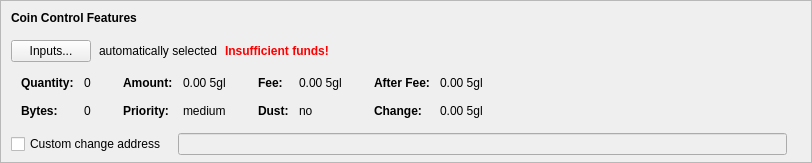
    <widget class="QFrame" name="frameCoinControl">
     <property name="sizePolicy">
      <sizepolicy hsizetype="Expanding" vsizetype="Expanding">
       <horstretch>0</horstretch>
       <verstretch>0</verstretch>
      </sizepolicy>
     </property>
     <property name="maximumSize">
      <size>
       <width>16777215</width>
       <height>16777215</height>
      </size>
     </property>
     <property name="frameShape">
      <enum>QFrame::StyledPanel</enum>
     </property>
     <property name="frameShadow">
      <enum>QFrame::Sunken</enum>
     </property>
     <layout class="QVBoxLayout" name="verticalLayoutCoinControl2">
      <property name="spacing">
       <number>0</number>
      </property>
      <property name="leftMargin">
       <number>0</number>
      </property>
      <property name="topMargin">
       <number>0</number>
      </property>
      <property name="rightMargin">
       <number>0</number>
      </property>
      <property name="bottomMargin">
       <number>6</number>
      </property>
      <item>
       <layout class="QVBoxLayout" name="verticalLayoutCoinControl" stretch="0,0,0,0,1">
        <property name="spacing">
         <number>0</number>
        </property>
        <property name="leftMargin">
         <number>10</number>
        </property>
        <property name="topMargin">
         <number>10</number>
        </property>
        <item>
         <layout class="QHBoxLayout" name="horizontalLayoutCoinControl1">
          <property name="bottomMargin">
           <number>15</number>
          </property>
          <item>
           <widget class="QLabel" name="labelCoinControlFeatures">
            <property name="sizePolicy">
             <sizepolicy hsizetype="Preferred" vsizetype="Maximum">
              <horstretch>0</horstretch>
              <verstretch>0</verstretch>
             </sizepolicy>
            </property>
            <property name="font">
             <font>
              <weight>75</weight>
              <bold>true</bold>
             </font>
            </property>
            <property name="styleSheet">
             <string notr="true">font-weight:bold;</string>
            </property>
            <property name="text">
             <string>Coin Control Features</string>
            </property>
           </widget>
          </item>
         </layout>
        </item>
        <item>
         <layout class="QHBoxLayout" name="horizontalLayoutCoinControl2" stretch="0,0,0,0">
          <property name="spacing">
           <number>8</number>
          </property>
          <property name="bottomMargin">
           <number>10</number>
          </property>
          <item>
           <widget class="QPushButton" name="pushButtonCoinControl">
            <property name="styleSheet">
             <string notr="true"/>
            </property>
            <property name="text">
             <string>Inputs...</string>
            </property>
            <property name="autoDefault">
             <bool>false</bool>
            </property>
           </widget>
          </item>
          <item>
           <widget class="QLabel" name="labelCoinControlAutomaticallySelected">
            <property name="text">
             <string>automatically selected</string>
            </property>
            <property name="margin">
             <number>5</number>
            </property>
           </widget>
          </item>
          <item>
           <widget class="QLabel" name="labelCoinControlInsuffFunds">
            <property name="font">
             <font>
              <weight>75</weight>
              <bold>true</bold>
             </font>
            </property>
            <property name="styleSheet">
             <string notr="true">color:red;font-weight:bold;</string>
            </property>
            <property name="text">
             <string>Insufficient funds!</string>
            </property>
            <property name="margin">
             <number>5</number>
            </property>
           </widget>
          </item>
          <item>
           <spacer name="horizontalSpacerCoinControl">
            <property name="orientation">
             <enum>Qt::Horizontal</enum>
            </property>
            <property name="sizeHint" stdset="0">
             <size>
              <width>40</width>
              <height>1</height>
             </size>
            </property>
           </spacer>
          </item>
         </layout>
        </item>
        <item>
         <widget class="QWidget" name="widgetCoinControl" native="true">
          <property name="sizePolicy">
           <sizepolicy hsizetype="Preferred" vsizetype="Preferred">
            <horstretch>0</horstretch>
            <verstretch>0</verstretch>
           </sizepolicy>
          </property>
          <property name="minimumSize">
           <size>
            <width>0</width>
            <height>0</height>
           </size>
          </property>
          <property name="styleSheet">
           <string notr="true"/>
          </property>
          <layout class="QHBoxLayout" name="horizontalLayoutCoinControl5">
           <property name="leftMargin">
            <number>0</number>
           </property>
           <property name="topMargin">
            <number>0</number>
           </property>
           <property name="rightMargin">
            <number>0</number>
           </property>
           <property name="bottomMargin">
            <number>0</number>
           </property>
           <item>
            <layout class="QHBoxLayout" name="horizontalLayoutCoinControl3" stretch="0,0,0,1">
             <property name="spacing">
              <number>20</number>
             </property>
             <property name="topMargin">
              <number>0</number>
             </property>
             <property name="bottomMargin">
              <number>10</number>
             </property>
             <item>
              <layout class="QFormLayout" name="formLayoutCoinControl1">
               <property name="horizontalSpacing">
                <number>10</number>
               </property>
               <property name="verticalSpacing">
                <number>14</number>
               </property>
               <property name="leftMargin">
                <number>10</number>
               </property>
               <property name="topMargin">
                <number>4</number>
               </property>
               <property name="rightMargin">
                <number>6</number>
               </property>
               <item row="0" column="0">
                <widget class="QLabel" name="labelCoinControlQuantityText">
                 <property name="font">
                  <font>
                   <weight>75</weight>
                   <bold>true</bold>
                  </font>
                 </property>
                 <property name="text">
                  <string>Quantity:</string>
                 </property>
                 <property name="margin">
                  <number>0</number>
                 </property>
                </widget>
               </item>
               <item row="0" column="1">
                <widget class="QLabel" name="labelCoinControlQuantity">
                 <property name="cursor">
                  <cursorShape>IBeamCursor</cursorShape>
                 </property>
                 <property name="contextMenuPolicy">
                  <enum>Qt::ActionsContextMenu</enum>
                 </property>
                 <property name="text">
                  <string notr="true">0</string>
                 </property>
                 <property name="margin">
                  <number>0</number>
                 </property>
                 <property name="textInteractionFlags">
                  <set>Qt::LinksAccessibleByMouse|Qt::TextSelectableByKeyboard|Qt::TextSelectableByMouse</set>
                 </property>
                </widget>
               </item>
               <item row="1" column="0">
                <widget class="QLabel" name="labelCoinControlBytesText">
                 <property name="font">
                  <font>
                   <weight>75</weight>
                   <bold>true</bold>
                  </font>
                 </property>
                 <property name="text">
                  <string>Bytes:</string>
                 </property>
                </widget>
               </item>
               <item row="1" column="1">
                <widget class="QLabel" name="labelCoinControlBytes">
                 <property name="cursor">
                  <cursorShape>IBeamCursor</cursorShape>
                 </property>
                 <property name="contextMenuPolicy">
                  <enum>Qt::ActionsContextMenu</enum>
                 </property>
                 <property name="text">
                  <string notr="true">0</string>
                 </property>
                 <property name="textInteractionFlags">
                  <set>Qt::LinksAccessibleByMouse|Qt::TextSelectableByKeyboard|Qt::TextSelectableByMouse</set>
                 </property>
                </widget>
               </item>
              </layout>
             </item>
             <item>
              <layout class="QFormLayout" name="formLayoutCoinControl2">
               <property name="horizontalSpacing">
                <number>10</number>
               </property>
               <property name="verticalSpacing">
                <number>14</number>
               </property>
               <property name="leftMargin">
                <number>6</number>
               </property>
               <property name="topMargin">
                <number>4</number>
               </property>
               <property name="rightMargin">
                <number>6</number>
               </property>
               <item row="0" column="0">
                <widget class="QLabel" name="labelCoinControlAmountText">
                 <property name="font">
                  <font>
                   <weight>75</weight>
                   <bold>true</bold>
                  </font>
                 </property>
                 <property name="text">
                  <string>Amount:</string>
                 </property>
                 <property name="margin">
                  <number>0</number>
                 </property>
                </widget>
               </item>
               <item row="0" column="1">
                <widget class="QLabel" name="labelCoinControlAmount">
                 <property name="cursor">
                  <cursorShape>IBeamCursor</cursorShape>
                 </property>
                 <property name="contextMenuPolicy">
                  <enum>Qt::ActionsContextMenu</enum>
                 </property>
                 <property name="text">
                  <string notr="true">0.00 5gl</string>
                 </property>
                 <property name="textInteractionFlags">
                  <set>Qt::LinksAccessibleByMouse|Qt::TextSelectableByKeyboard|Qt::TextSelectableByMouse</set>
                 </property>
                </widget>
               </item>
               <item row="1" column="0">
                <widget class="QLabel" name="labelCoinControlPriorityText">
                 <property name="font">
                  <font>
                   <weight>75</weight>
                   <bold>true</bold>
                  </font>
                 </property>
                 <property name="text">
                  <string>Priority:</string>
                 </property>
                </widget>
               </item>
               <item row="1" column="1">
                <widget class="QLabel" name="labelCoinControlPriority">
                 <property name="cursor">
                  <cursorShape>IBeamCursor</cursorShape>
                 </property>
                 <property name="contextMenuPolicy">
                  <enum>Qt::ActionsContextMenu</enum>
                 </property>
                 <property name="text">
                  <string notr="true">medium</string>
                 </property>
                 <property name="textInteractionFlags">
                  <set>Qt::LinksAccessibleByMouse|Qt::TextSelectableByKeyboard|Qt::TextSelectableByMouse</set>
                 </property>
                </widget>
               </item>
              </layout>
             </item>
             <item>
              <layout class="QFormLayout" name="formLayoutCoinControl3">
               <property name="horizontalSpacing">
                <number>10</number>
               </property>
               <property name="verticalSpacing">
                <number>14</number>
               </property>
               <property name="leftMargin">
                <number>6</number>
               </property>
               <property name="topMargin">
                <number>4</number>
               </property>
               <property name="rightMargin">
                <number>6</number>
               </property>
               <item row="0" column="0">
                <widget class="QLabel" name="labelCoinControlFeeText">
                 <property name="font">
                  <font>
                   <weight>75</weight>
                   <bold>true</bold>
                  </font>
                 </property>
                 <property name="text">
                  <string>Fee:</string>
                 </property>
                 <property name="margin">
                  <number>0</number>
                 </property>
                </widget>
               </item>
               <item row="0" column="1">
                <widget class="QLabel" name="labelCoinControlFee">
                 <property name="cursor">
                  <cursorShape>IBeamCursor</cursorShape>
                 </property>
                 <property name="contextMenuPolicy">
                  <enum>Qt::ActionsContextMenu</enum>
                 </property>
                 <property name="text">
                  <string notr="true">0.00 5gl</string>
                 </property>
                 <property name="textInteractionFlags">
                  <set>Qt::LinksAccessibleByMouse|Qt::TextSelectableByKeyboard|Qt::TextSelectableByMouse</set>
                 </property>
                </widget>
               </item>
               <item row="1" column="0">
                <widget class="QLabel" name="labelCoinControlLowOutputText">
                 <property name="font">
                  <font>
                   <weight>75</weight>
                   <bold>true</bold>
                  </font>
                 </property>
                 <property name="text">
                  <string>Dust:</string>
                 </property>
                </widget>
               </item>
               <item row="1" column="1">
                <widget class="QLabel" name="labelCoinControlLowOutput">
                 <property name="cursor">
                  <cursorShape>IBeamCursor</cursorShape>
                 </property>
                 <property name="contextMenuPolicy">
                  <enum>Qt::ActionsContextMenu</enum>
                 </property>
                 <property name="text">
                  <string notr="true">no</string>
                 </property>
                 <property name="textInteractionFlags">
                  <set>Qt::LinksAccessibleByMouse|Qt::TextSelectableByKeyboard|Qt::TextSelectableByMouse</set>
                 </property>
                </widget>
               </item>
              </layout>
             </item>
             <item>
              <layout class="QFormLayout" name="formLayoutCoinControl4">
               <property name="horizontalSpacing">
                <number>10</number>
               </property>
               <property name="verticalSpacing">
                <number>14</number>
               </property>
               <property name="leftMargin">
                <number>6</number>
               </property>
               <property name="topMargin">
                <number>4</number>
               </property>
               <property name="rightMargin">
                <number>6</number>
               </property>
               <item row="0" column="0">
                <widget class="QLabel" name="labelCoinControlAfterFeeText">
                 <property name="font">
                  <font>
                   <weight>75</weight>
                   <bold>true</bold>
                  </font>
                 </property>
                 <property name="text">
                  <string>After Fee:</string>
                 </property>
                 <property name="margin">
                  <number>0</number>
                 </property>
                </widget>
               </item>
               <item row="0" column="1">
                <widget class="QLabel" name="labelCoinControlAfterFee">
                 <property name="cursor">
                  <cursorShape>IBeamCursor</cursorShape>
                 </property>
                 <property name="contextMenuPolicy">
                  <enum>Qt::ActionsContextMenu</enum>
                 </property>
                 <property name="text">
                  <string notr="true">0.00 5gl</string>
                 </property>
                 <property name="textInteractionFlags">
                  <set>Qt::LinksAccessibleByMouse|Qt::TextSelectableByKeyboard|Qt::TextSelectableByMouse</set>
                 </property>
                </widget>
               </item>
               <item row="1" column="0">
                <widget class="QLabel" name="labelCoinControlChangeText">
                 <property name="font">
                  <font>
                   <weight>75</weight>
                   <bold>true</bold>
                  </font>
                 </property>
                 <property name="text">
                  <string>Change:</string>
                 </property>
                </widget>
               </item>
               <item row="1" column="1">
                <widget class="QLabel" name="labelCoinControlChange">
                 <property name="cursor">
                  <cursorShape>IBeamCursor</cursorShape>
                 </property>
                 <property name="contextMenuPolicy">
                  <enum>Qt::ActionsContextMenu</enum>
                 </property>
                 <property name="text">
                  <string notr="true">0.00 5gl</string>
                 </property>
                 <property name="textInteractionFlags">
                  <set>Qt::LinksAccessibleByMouse|Qt::TextSelectableByKeyboard|Qt::TextSelectableByMouse</set>
                 </property>
                </widget>
               </item>
              </layout>
             </item>
            </layout>
           </item>
          </layout>
         </widget>
        </item>
        <item>
         <layout class="QHBoxLayout" name="horizontalLayoutCoinControl4" stretch="0,0,0">
          <property name="spacing">
           <number>12</number>
          </property>
          <property name="sizeConstraint">
           <enum>QLayout::SetDefaultConstraint</enum>
          </property>
          <property name="topMargin">
           <number>5</number>
          </property>
          <property name="rightMargin">
           <number>5</number>
          </property>
          <item>
           <widget class="QCheckBox" name="checkBoxCoinControlChange">
            <property name="toolTip">
             <string>If this is activated, but the change address is empty or invalid, change will be sent to a newly generated address.</string>
            </property>
            <property name="text">
             <string>Custom change address</string>
            </property>
           </widget>
          </item>
          <item>
           <widget class="QValidatedLineEdit" name="lineEditCoinControlChange">
            <property name="enabled">
             <bool>false</bool>
            </property>
            <property name="sizePolicy">
             <sizepolicy hsizetype="Expanding" vsizetype="Fixed">
              <horstretch>0</horstretch>
              <verstretch>0</verstretch>
             </sizepolicy>
            </property>
           </widget>
          </item>
          <item>
           <widget class="QLabel" name="labelCoinControlChangeLabel">
            <property name="sizePolicy">
             <sizepolicy hsizetype="Preferred" vsizetype="Expanding">
              <horstretch>0</horstretch>
              <verstretch>0</verstretch>
             </sizepolicy>
            </property>
            <property name="minimumSize">
             <size>
              <width>0</width>
              <height>0</height>
             </size>
            </property>
            <property name="text">
             <string/>
            </property>
            <property name="margin">
             <number>3</number>
            </property>
           </widget>
          </item>
         </layout>
        </item>
        <item>
         <spacer name="verticalSpacerCoinControl">
          <property name="orientation">
           <enum>Qt::Vertical</enum>
          </property>
          <property name="sizeHint" stdset="0">
           <size>
            <width>800</width>
            <height>1</height>
           </size>
          </property>
         </spacer>
        </item>
       </layout>
      </item>
     </layout>
    </widget>
